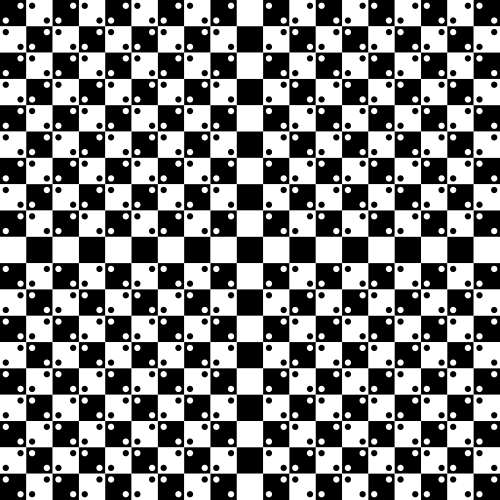
Frame 1 (no input)
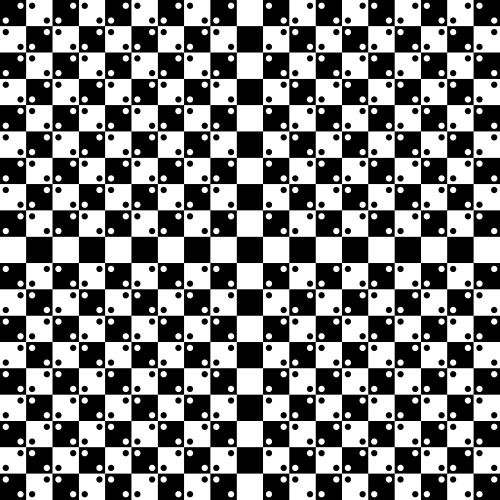
Frame 60 (the mouse pressed at the canvas centre just before this capture)
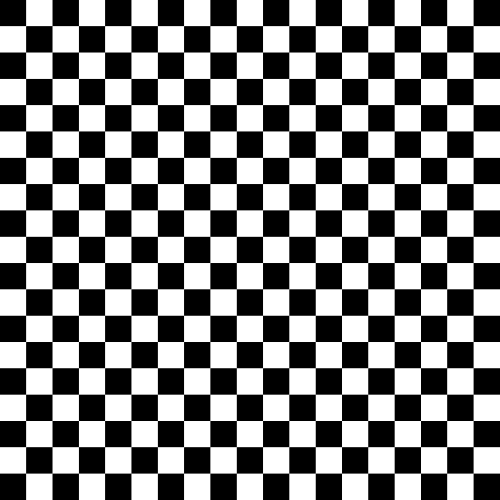
Frame 120 (the mouse held since frame 60 and released just before this capture)

The Processing sketch that drew these frames (run headless with seeded random() and noise(); from frame 60 on, the mouse is pressed at the canvas centre):

// Processing sketch: processing_129014
// ── processing_129014.pde

/*                                                                 Иллюзия 1-ая
/*и в обратную сторону ,и // -- это знаки коммен. !                                                                                                                    */
int n = 19; // порядок нашей доски
float sqx, sqy; // square x, y
float r = 12, pad = 10; // circle radius, padding, of 100  
boolean do_illusion = true;

color color1 = color( 0 );
color color2 = color( 255 );


void setup() {
  size( 500, 500 ); 
  rectMode( CORNERS );
  sqx = (float)width/n;
  sqy = (float)height/n;
  println( n, sqx, sqy );
  noStroke();
}

void mousePressed() {
  do_illusion = false;
}
void mouseReleased() {
  do_illusion = true;
}

void draw() {

  boolean q; // в какой четверти доски мы находимся - для I и III - true
  color bg, fg; // background, foreground
  float cx, cy, cx2, cy2;

  for ( int y = 0; y < n; y++ ) {
    for ( int x = 0; x < n; x++ ) {

      q  = (x < n/2 && y < n/2) || (x >= n/2 && y >= n/2) ;// мы слева вверху или справа внизу

      if ( (x + y) % 2 == 0 ) {// чет - будем красить
        bg = color1;
        fg = color2;
      } 
      else {
        bg = color2;
        fg = color1;
      }

      fill( bg );
      rect( x * sqx, y * sqy, (x+1) * sqx, (y+1) * sqy );// рисуем поле...
      fill( fg );


      if ( do_illusion && (x != int(n/2) && y != int(n/2)) ) {

        pushMatrix(); // сохранить систему координат save coordinat system
        translate( x*sqx, y*sqy );
        scale(sqx / 100, sqy / 100 ); // makes 100 as maximum coordinat inside square-based coordinat system 


        fill( fg );

        cy = pad + r;
        cy2 = 100 - pad - r;        

        if ( (x + y) % 2 == (q ? 0 : 1) ) {

          cx = 100 - pad - r;
          cx2 = pad + r;
        } 
        else {
          cx = pad + r;
          cx2 = 100 - pad - r;
        }

        ellipse( cx, cy, 2*r, 2*r );
        ellipse( cx2, cy2, 2*r, 2*r );

        popMatrix();

        //text( x + " " + y + " " + q, x * sqx + sqx / 2, y * sqy + sqy /2 );// ( если хотим ) подписываем...
      }
    }
  }
}
